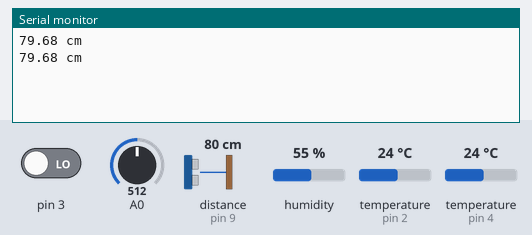
Bench run of a sketch on a simulated Arduino Uno, built with avr-gcc and run on an emulated ATmega328P. On the bench: the last lines printed to the serial monitor. Wiring (inferred from the names in the program): ultrasonic range finder: trigger pin 8; echo pin 9. Inputs (shaded band) come from the test bench; at power-on: pin 3 LOW, distance to the obstacle (sensor on pin 9) 80 cm, temperature (sensors on pin 4, pin 2) 24 °C, A0 = 512, humidity 55 %. The echo pulse lasts 58.3 µs per cm.

Above: at 2.8 s.
2.9 s: pin 3 driven HIGH
At 3.05 s:
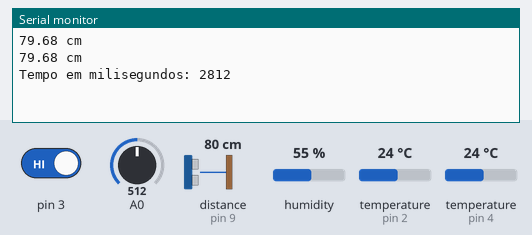
7.4 s: distance to the obstacle (sensor on pin 9) set to 2 cm
At 12.7 s:
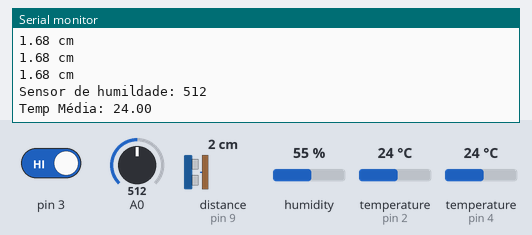
19.2 s: temperature (sensor on pin 4) set to 12 °C
At 23.5 s:
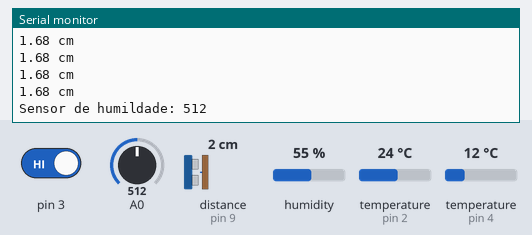
Timing chart, 0 to 25.0 s (numbered marks = the images above; inputs shaded):
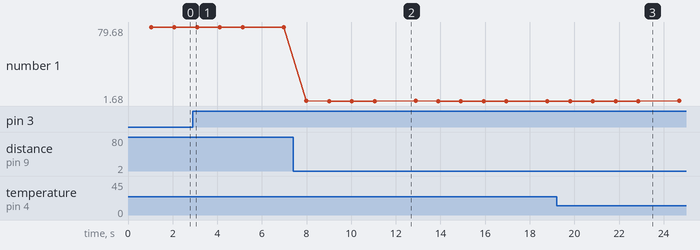

The sketch:

pojeto.ino.ino
```cpp
// Programa : Sensor de temperatura DS18B20
// Autor : FILIPEFLOP

#include <OneWire.h>
#include <DallasTemperature.h>
#include <DHT.h>

#define TIMER_UMIDADE 10000
#define TIMER_TEMPERATURA 5000
#define TIMER_TEMPERATURA_UMIDADE 15000
#define TIMER_DISTANCIA 1000
#define TIMER_PASSA_AGUA 500

// Porta do pino de sinal do DS18B20
#define TERMOMETRO 4 // MATHEUS
#define N_SENSORES 5

#define DHTPIN 2
#define DHTTYPE DHT22  // ALEX

#define PORTA_GOTAS = 3 // ONEIDE

const int pinSensor = 1; // FERNANDO

const uint8_t trig_pin = 8; // MANU LUCAS
const uint8_t echo_pin = 9;

int ACUMULADOR_TIMER_UMIDADE = 0;
int ACUMULADOR_TIMER_TEMPERATURA = 0;
int ACUMULADOR_TIMER_TEMPERATURA_UMIDADE = 0;
int ACUMULADOR_TIMER_DISTANCIA = 0;
int ACUMULADOR_PASSA_AGUA = 0;
long int ACUMULADOR_TEMPO_SEM_INTERRUPCAO = 0;

DHT dht(DHTPIN, DHTTYPE);

/**
 * Declarações responsáveis pelo termometro
 */
// Define uma instancia do oneWire para comunicacao com o sensor
OneWire oneWire(TERMOMETRO);
// Armazena temperaturas minima e maxima
DallasTemperature sensors(&oneWire);
DeviceAddress sensor[N_SENSORES];

/**
 * =================================================================
 * BLOCO REFERENTE ÀS VARIÁVEIS QUE ARMAZENAM AS ÚLTIMAS LEITURAS
 * =================================================================
 */
/**
 * Temperatura da água
 */
float tempMin;
float tempMax;
float tempLast;
/**
 * Temperatura do ar
 */

/**
 * Umidade do ar
 */

/**
 * Umidade da terra (analog)
 */

/**
 * Distância
 */

void setup(void) {
    Serial.begin(9600);
    pinMode(A0, INPUT);
    dht.begin();
    sensors.begin();
    int count = 0;
    for (int i=0;i<N_SENSORES;i++)
        sensors.getAddress(sensor[i], i);

    pinMode(trig_pin, OUTPUT);
    pinMode(echo_pin, INPUT);
    digitalWrite(trig_pin, LOW);
    pinMode(pinSensor, INPUT);

    attachInterrupt(
        digitalPinToInterrupt(3),
        passou_gota,
        RISING
    ); //Interrupção externa do sensor 1 (pino 19 do MEGA,3 do Uno), quando mudar para nível alto
}

/**
 * Mede temperatura
 */
void temperatura() {
    ACUMULADOR_TIMER_TEMPERATURA = 0;
    // Le a informacao do sensor
    sensors.requestTemperatures();
    float sum = 0;
    for (int i=0;i<N_SENSORES;i++) {
        sum += sensors.getTempC(sensor[i]);
    }
    float tempMedia = sum/N_SENSORES;
    // Mostra dados no serial monitor
    Serial.print("Temp Média: ");
    Serial.println(tempMedia);
}

/**
 * Mede distancia
 */
void temperaturaUmidade() {
    ACUMULADOR_TIMER_TEMPERATURA_UMIDADE = 0;
    // Leitura da umidade
    float umidade = dht.readHumidity();
    // Leitura da temperatura (Celsius)
    float temperatura = dht.readTemperature();
    // Verifica se o sensor esta respondendo
    if (!(isnan(umidade) || isnan(temperatura))) {
        Serial.print("DHTPIN: ");
        Serial.print(temperatura);
        Serial.print(" *C  ");
        // Mostra a umidade no serial monitor e no display
        Serial.print(umidade);
        Serial.println(" %");
    }
}

/**
 * Mede umidade pelo analógico
 */
void umidade() { // GIOVANI
    ACUMULADOR_TIMER_UMIDADE = 0;
    Serial.print("Sensor de humildade: ");
    Serial.println(analogRead(A0));
}

/**
 * Mede distancia
 */
void distancia() {
    // Espera 0,5s (500ms) entre medições.
    ACUMULADOR_TIMER_DISTANCIA = 0;
    // Pulso de 5V por pelo menos 10us para iniciar medição.
    digitalWrite(trig_pin, HIGH);
    delayMicroseconds(11);
    digitalWrite(trig_pin, LOW);
    /* Mede quanto tempo o pino de echo ficou no estado alto, ou seja,
    o tempo de propagação da onda. */
    uint32_t pulse_time = pulseIn(echo_pin, HIGH);
    /* A distância entre o sensor ultrassom e o objeto será proporcional a velocidade
    do som no meio e a metade do tempo de propagação. Para o ar na
    temperatura ambiente Vsom = 0,0343 cm/us. */
    double distance = 0.01715 * pulse_time;
    // Imprimimos o valor na porta serial;
    Serial.print(distance);
    Serial.println(" cm");
}

/**
 * Acumula tempos
 */
void acumular(int tempoAcumular) {
    delay(tempoAcumular);
    ACUMULADOR_TIMER_UMIDADE += tempoAcumular;
    ACUMULADOR_TIMER_TEMPERATURA += tempoAcumular;
    ACUMULADOR_TIMER_TEMPERATURA_UMIDADE += tempoAcumular;
    ACUMULADOR_TIMER_DISTANCIA += tempoAcumular;
    ACUMULADOR_TEMPO_SEM_INTERRUPCAO += tempoAcumular;
}

void detectaPassaAgua() {
    ACUMULADOR_PASSA_AGUA = 0;
    //analogRead(pinSensor);
}

void passou_gota() {
    Serial.print("Tempo em milisegundos: ");
    Serial.println(ACUMULADOR_TEMPO_SEM_INTERRUPCAO);
    ACUMULADOR_TEMPO_SEM_INTERRUPCAO = 0;
}

void detectaAtrasoGota20Segundos() {
    if (ACUMULADOR_TEMPO_SEM_INTERRUPCAO == 20000) {
        Serial.println("Atraso na passagem de água");
    }
}

/**
 * Loop principal
 */
void loop() {

    acumular(1);

    detectaAtrasoGota20Segundos();

    if (ACUMULADOR_PASSA_AGUA >= TIMER_PASSA_AGUA) {
        //detectaPassaAgua();
    }
    if (ACUMULADOR_TIMER_DISTANCIA >= TIMER_DISTANCIA) {
        distancia();
    }
    if (ACUMULADOR_TIMER_UMIDADE >= TIMER_UMIDADE) {
        umidade();
    }
    if (ACUMULADOR_TIMER_TEMPERATURA >= TIMER_TEMPERATURA) {
        temperatura();
    }
    if (ACUMULADOR_TIMER_TEMPERATURA_UMIDADE >= TIMER_TEMPERATURA_UMIDADE) {
        temperaturaUmidade();
    }
}
```

Measured:
- after the input at 2.9 s, the serial monitor: prints a new line at once (image 1)
- after the input at 7.4 s, the serial monitor: prints a new line after 0.60 s (image 2)
- plotted number 1: 79.68 → 1.68 after the input at 7.4 s
